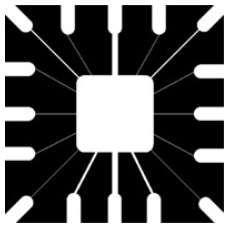
%> input picture bilgisayarli-gorme/bölüm-6_matlab/sekil2.png, 226 x 228 px
$ octave morfoloji3_acma.m   (GNU Octave 9; MATLAB toolbox functions it lacks are replaced by stand-ins)
%> lines starting %> are read from the running program, lines starting %| are printed output that depends on the picture; in (x1, y1, x2, y2) boxes, pixels count from 0 and x2, y2 are one past the last pixel; in counts of white or black regions, pixels touching at a corner belong together; the program's own positions count from 1
clc;
clear all;
img=imread('sekil2.png');
%> img is the input picture: size 228x226x3 uint8; min 0, max 255, mean 85.7
img_gray=rgb2gray(img);
img_bw=im2bw(img_gray,0.15);
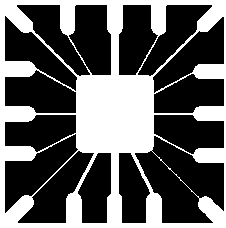
%> img_bw: size 228x226 logical; 37% white; 1 white region, box (x1, y1, x2, y2) and area: (0, 0, 226, 228) 19040
figure; imshow(img_gray);
figure; imshow(img_bw);

se=strel('disk',20);
img_bw2=imopen(img_bw,se);
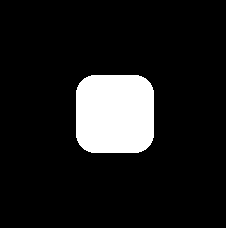
%> img_bw2: size 228x226 logical; 11.2% white; 1 white region, box (x1, y1, x2, y2) and area: (76, 75, 154, 153) 5764
figure; imshow(img_bw2);

$ run again, with bilgisayarli-gorme/bölüm-6_matlab/sekil4.png copied over bilgisayarli-gorme/bölüm-6_matlab/sekil2.png
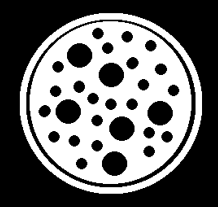
%> input picture bilgisayarli-gorme/bölüm-6_matlab/sekil4.png, 218 x 207 px
%> img is the input picture: size 207x218x3 uint8; min 0, max 255, mean 108.1
%> `img_bw=im2bw(img_gray,0.15);`:
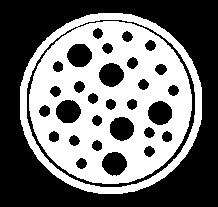
%> img_bw: size 207x218 logical; 44.6% white; 1 white region, box (x1, y1, x2, y2) and area: (20, 13, 202, 194) 20138
%> img_bw2: size 207x218 logical; every value is 0
